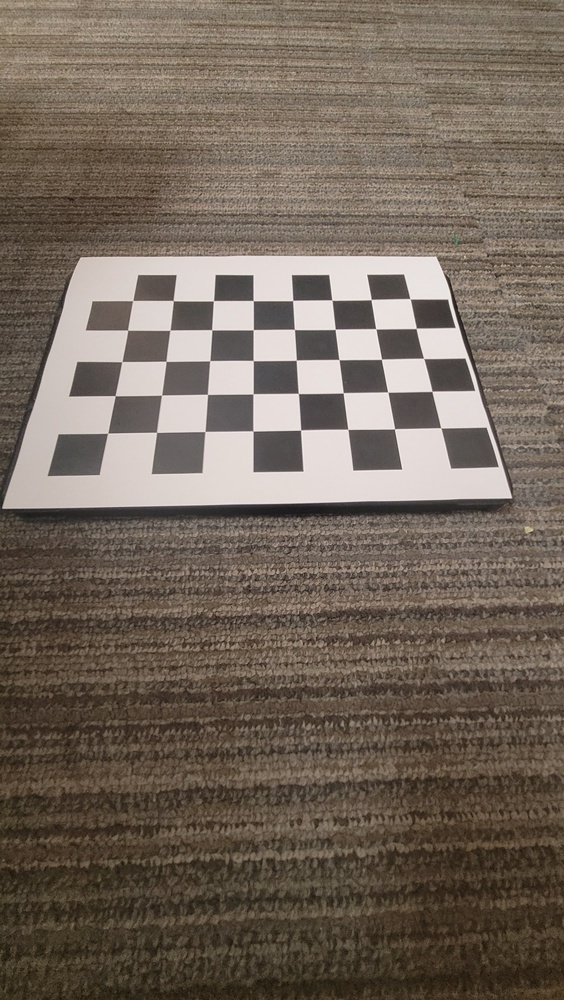
#> input picture calibration_images/cb1.jpeg, 564 x 1000 px, shrunk from 2256 x 4000 before the run
$ python -i gaussian_sharp.py   (imports and definitions only)
#> lines starting #> are read from the running program, lines starting #| are printed output that depends on the picture
#> further down, picture is the input picture: shape (1000, 564, 3); mean B, G, R 90.9, 102.4, 114.8
'''Code to implement gaussian sharpening to warped image. The other hsarp filter seems to be working better hence this was dropped'''

import cv2
import numpy as np

def gaussian_sharpening(color_image):
    # Convert the image to float32 for better precision
    color_image = color_image.astype(np.float32) / 255.0

    # Split the color image into individual channels
    b, g, r = cv2.split(color_image)
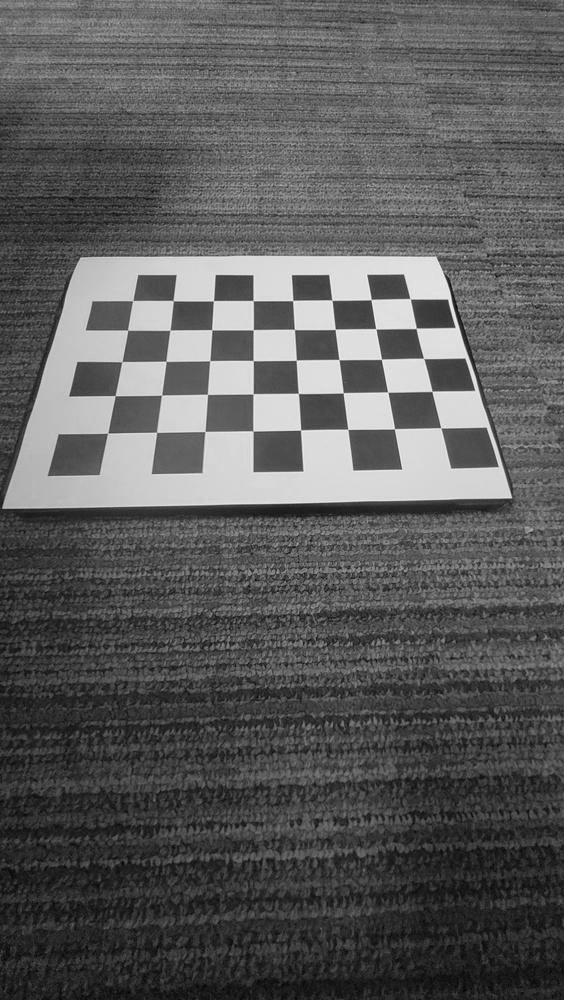
#> b: shape (1000, 564) float32; min 0, max 0.961, mean 0.356
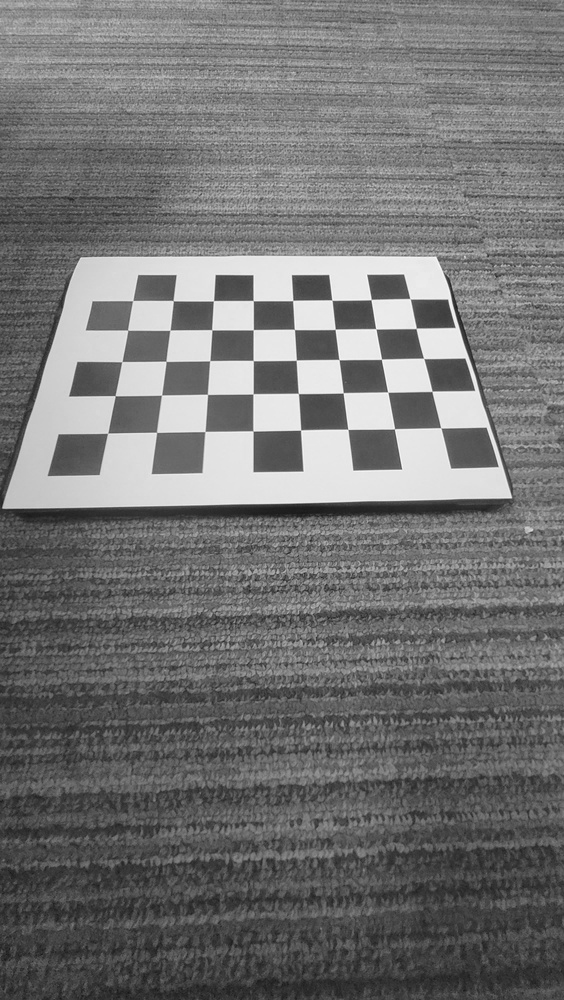
#> r: shape (1000, 564) float32; min 0.0863, max 1, mean 0.45

    # Apply Gaussian blur to each channel
    blurred_b = cv2.GaussianBlur(b, (5, 5), 1)
    blurred_g = cv2.GaussianBlur(g, (5, 5), 1)
    blurred_r = cv2.GaussianBlur(r, (5, 5), 1)

    # Calculate the sharpened channels by subtracting the blurred channels from the original channels
    sharpened_b = np.clip(2.0 * b - blurred_b, 0, 1.0)
    sharpened_g = np.clip(2.0 * g - blurred_g, 0, 1.0)
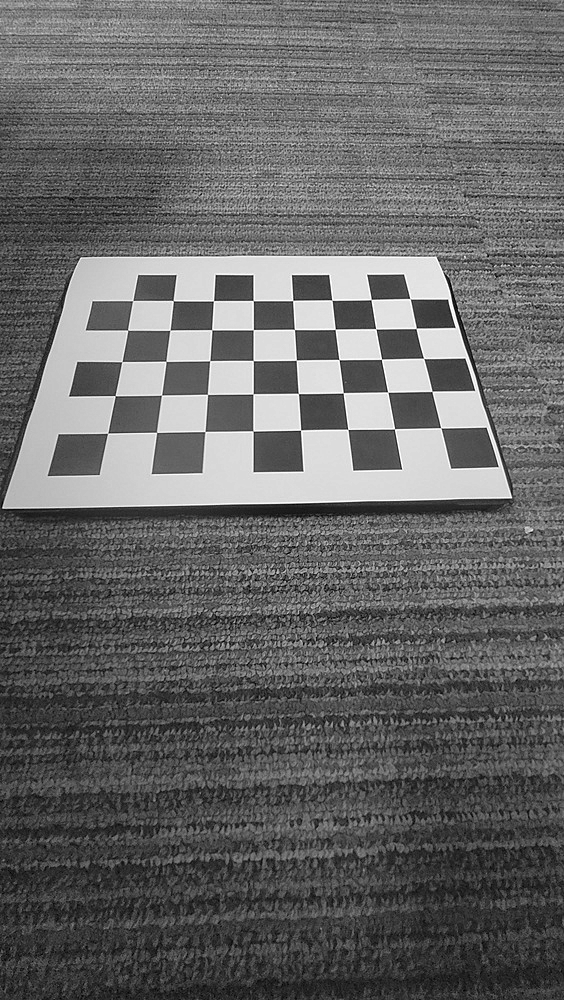
#> sharpened_g: shape (1000, 564) float32; min 0, max 1, mean 0.402
    sharpened_r = np.clip(2.0 * r - blurred_r, 0, 1.0)

    # Merge the sharpened channels back into a color image
    sharpened_image = cv2.merge([sharpened_b, sharpened_g, sharpened_r])
    return sharpened_image

>>> import cv2
>>> picture = cv2.imread('calibration_images/cb1.jpeg')
>>> result = gaussian_sharpening(picture)

$ run again, on calibration_images/cb10.jpeg
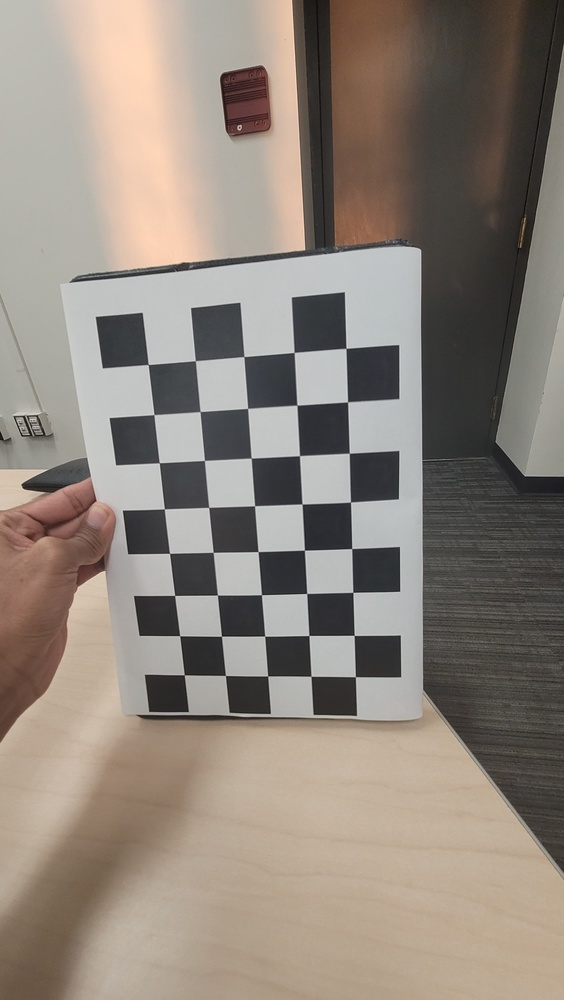
#> input picture calibration_images/cb10.jpeg, 564 x 1000 px, shrunk from 2256 x 4000 before the run
#> picture is the input picture: shape (1000, 564, 3); mean B, G, R 123.4, 133.1, 143.1
#> in gaussian_sharpening, `b, g, r = cv2.split(color_image)`:
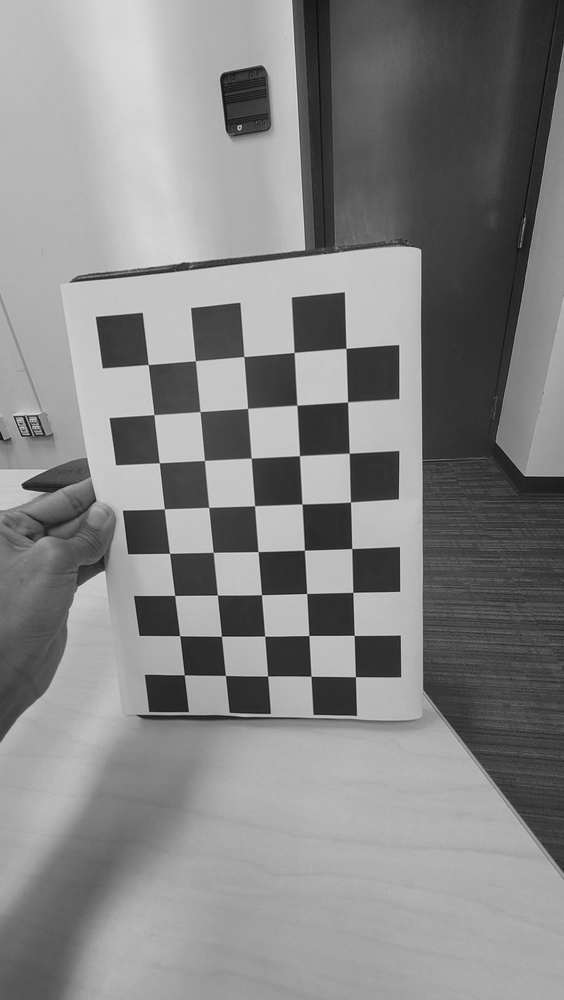
#> g: shape (1000, 564) float32; min 0.0235, max 0.878, mean 0.522
#> in gaussian_sharpening, `b, g, r = cv2.split(color_image)`:
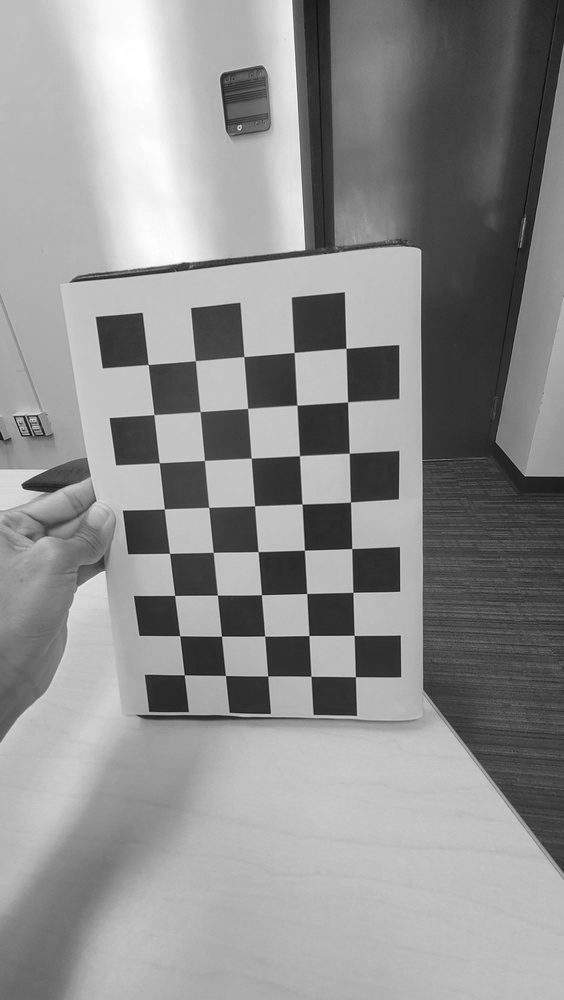
#> r: shape (1000, 564) float32; min 0.0353, max 1, mean 0.561

$ run again, on calibration_images/cb11.jpeg
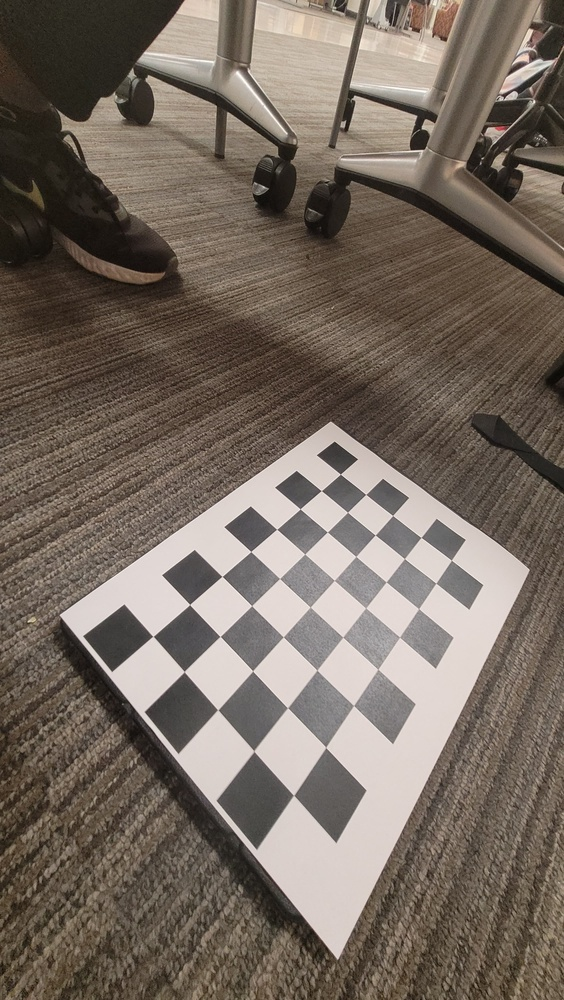
#> input picture calibration_images/cb11.jpeg, 564 x 1000 px, shrunk from 2256 x 4000 before the run
#> picture is the input picture: shape (1000, 564, 3); mean B, G, R 96.3, 106.3, 117.7
#> in gaussian_sharpening, `b, g, r = cv2.split(color_image)`:
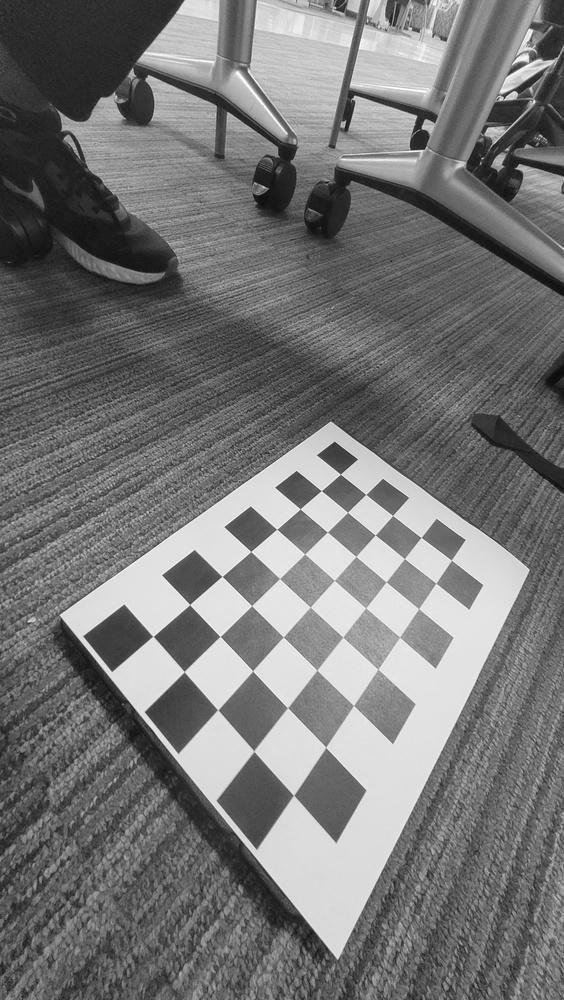
#> r: shape (1000, 564) float32; min 0.0353, max 1, mean 0.461
#> in gaussian_sharpening, `sharpened_g = np.clip(2.0 * g - blurred_g, 0, 1.0)`:
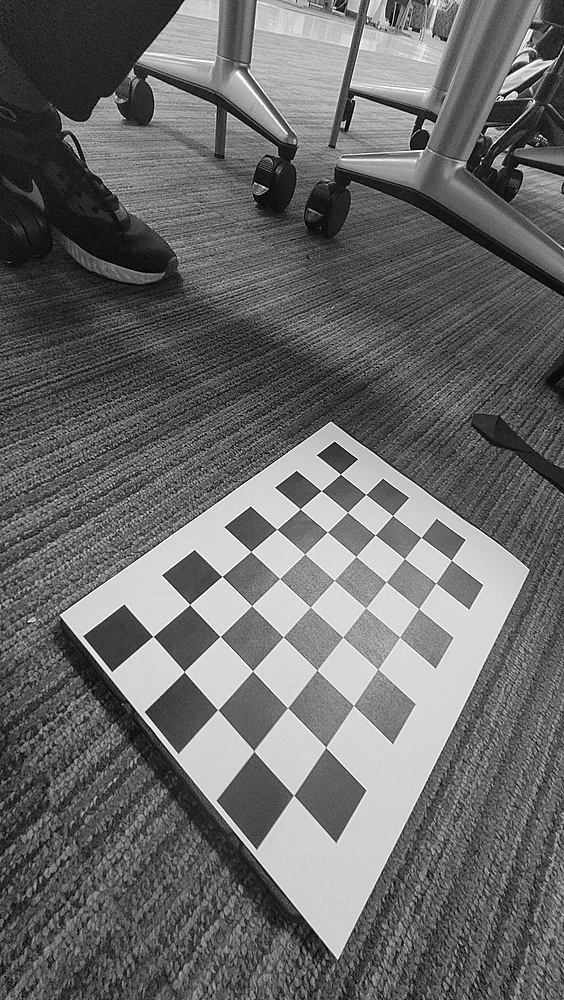
#> sharpened_g: shape (1000, 564) float32; min 0, max 1, mean 0.417

$ run again, on calibration_images/cb2.jpeg
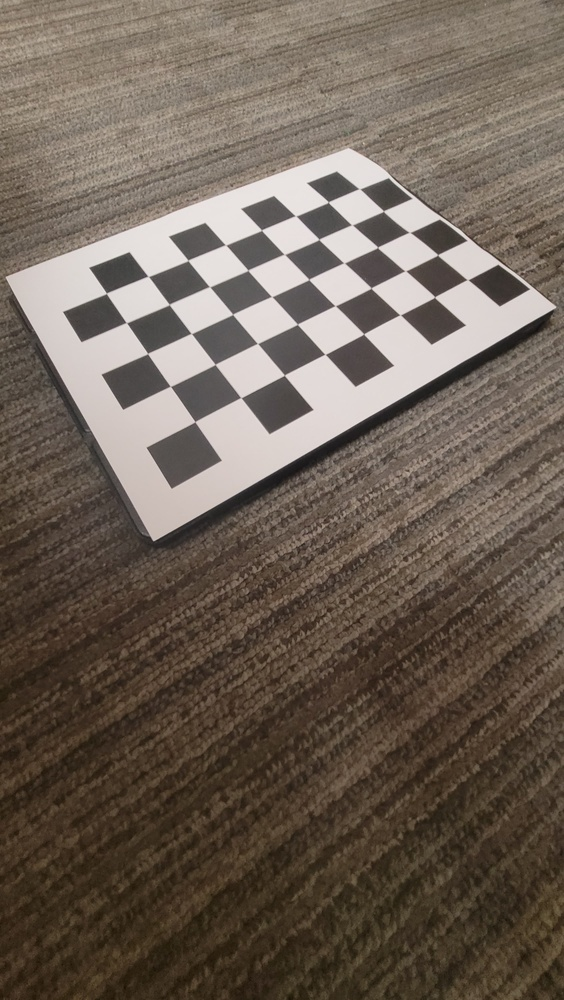
#> input picture calibration_images/cb2.jpeg, 564 x 1000 px, shrunk from 2256 x 4000 before the run
#> picture is the input picture: shape (1000, 564, 3); mean B, G, R 86.1, 97.3, 109.4
#> in gaussian_sharpening, `b, g, r = cv2.split(color_image)`:
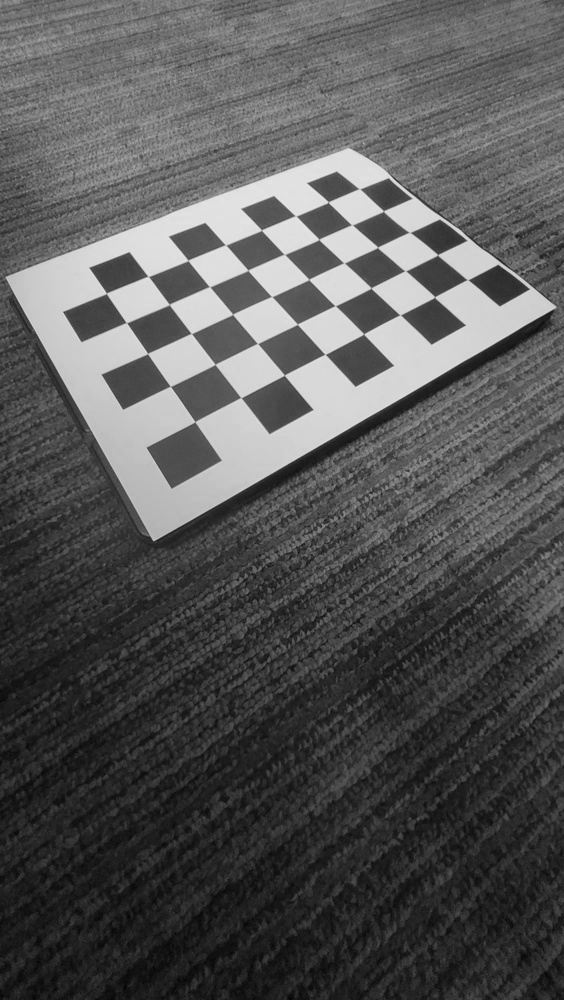
#> b: shape (1000, 564) float32; min 0, max 0.914, mean 0.338
#> in gaussian_sharpening, `b, g, r = cv2.split(color_image)`:
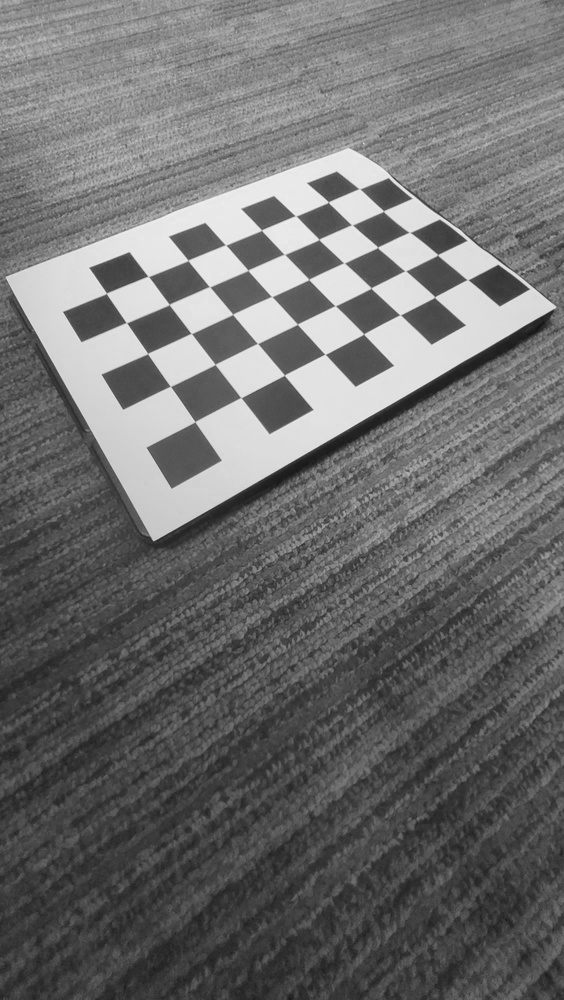
#> r: shape (1000, 564) float32; min 0.0745, max 0.957, mean 0.429
